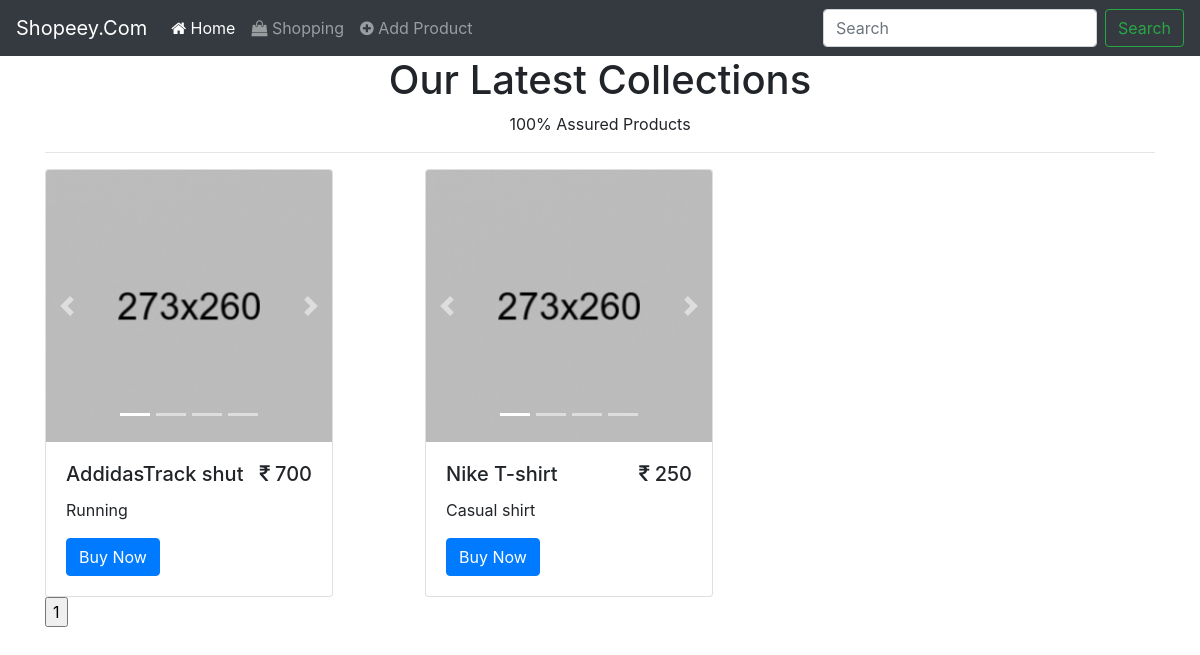
/shopping.php, run on an earlier commit of the app's database.
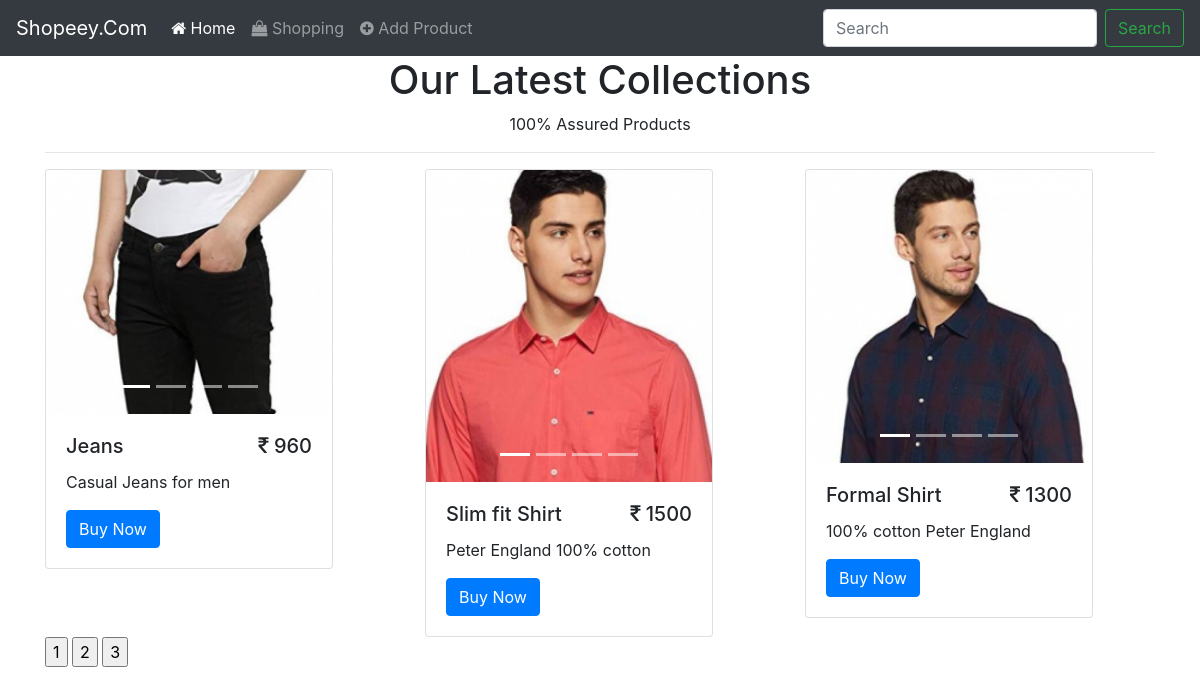
And on a later commit of the database.
### tables this page shows
CREATE TABLE `product` (
  `product_id` varchar(6) NOT NULL,
  `product_title` varchar(30) NOT NULL,
  `description` varchar(100) NOT NULL,
  `cost_price` int(11) NOT NULL,
  `selling_price` int(11) NOT NULL,
  `img_path1` varchar(50) NOT NULL,
  `img_path2` varchar(50) NOT NULL,
  `img_path3` varchar(50) NOT NULL,
  `img_path4` varchar(50) NOT NULL
);

### controller/db.php (called while the page is built, shortened)
<?php
    class db{
        private $conn;
        private $host;
        private $user;
        private $password;
        private $basename;
        function __construct($param=array()) {
            $this->conn=FALSE;
            $this->host="localhost";
            $this->user="root";
            $this->password="";
            $this->basename="shopeey";
        }
        function connect(){
            if(!$this->conn){
                try{
                    $this->conn = new PDO("mysql:host=$this->host;dbname=$this->basename", $this->user, $this->password);
                } catch (Exception $ex) {
                    die("Error:". $ex->getMessage());
                }
            }
        }
        function execute($query){
            try {
                $response = $this->conn->prepare($query);
                $response->execute();
            } catch (Exception $ex) {
                echo $ex->getMessage();
                die();
            }
            return $response;
        }
    }
?>

### shopping.php (the view, shortened to what this page needs)
<!doctype html>
    <?php
        require_once './header.php';
        require_once './controller/db.php';
        $dbObj=new db();
        $page=0;
        $select="SELECT * FROM product limit $page,3";
        $res = $dbObj->execute($select);
        $count = $res->rowCount();
    ?>
    <div class="container">
        <?php if($count>0){ ?>
                <center>
                    <h1>Our Latest Collections</h1>
                    <p>100% Assured Products</p>
                </center>
                <hr width="100%"/>
                <div class="row">
                    <?php while ($row=$res->fetch()){ ?>
                    <div class="col-md-4">
                        <div class="card" style="width: 18rem;">
                            <div id="carouselExampleIndicators" class="carousel slide" data-ride="carousel">
                                <ol class="carousel-indicators">
                                  <li data-target="#carouselExampleIndicators" data-slide-to="0" class="active"></li>
                                  <li data-target="#carouselExampleIndicators" data-slide-to="1"></li>
                                  <li data-target="#carouselExampleIndicators" data-slide-to="2"></li>
                                  <li data-target="#carouselExampleIndicators" data-slide-to="3"></li>
                                </ol>
                                <div class="carousel-inner">
                                  <div class="carousel-item active">
                                    <img src="<?php echo $row['img_path1']; ?>" class="card-img-top d-block w-100" alt="img1">
                                  </div>
                                </div>
                                <a class="carousel-control-prev" href="#carouselExampleIndicators" role="button" data-slide="prev">
                                  <span class="carousel-control-prev-icon" aria-hidden="true"></span>
                                </a>
                                <a class="carousel-control-next" href="#carouselExampleIndicators" role="button" data-slide="next">
                                  <span class="carousel-control-next-icon" aria-hidden="true"></span>
                                </a>
                            </div>
                            <div class="card-body">
                                <h5 class="card-title"><?php echo $row['product_title']; ?><span style="float: right"><i class="fa fa-inr"></i> <?php echo $row['selling_price']; ?></span></h5>
                              <p class="card-text"><?php echo $row['description']; ?></p>
                              <a href="checkout.php?pid=<?php echo $row['product_id']; ?>" class="btn btn-primary">Buy Now</a>
                            </div>
                        </div>
                    </div>
                    <?php } ?>
                </div>
                <?php
                    $select="SELECT * FROM product";
                    $res = $dbObj->execute($select);
                    $count = $res->rowCount();
                    $a=$count/3;
                    $a= ceil($a);
                ?>
                <form method="post">
                    <?php
                        for($b=1;$b<=$a;$b++){?>
                    <input type="submit" value="<?php echo $b; ?>" name="page"/>
                    <?php  }
                    ?>
                </form>
        <?php } ?>
    </div>
    <?php
        require_once './footer.php';
    ?>

### header.php (shortened to what this page needs)
<html lang="en">
  <head>
    <link rel="stylesheet" href="https://maxcdn.bootstrapcdn.com/bootstrap/4.0.0/css/bootstrap.min.css">
    <link rel="stylesheet" href="https://cdnjs.cloudflare.com/ajax/libs/font-awesome/4.7.0/css/font-awesome.min.css">
  </head>
  <body>
     <nav class="navbar navbar-expand-lg navbar-dark bg-dark">
        <a class="navbar-brand" href="index.php">Shopeey.Com</a>
        <div class="collapse navbar-collapse" id="navbarTogglerDemo02">
          <ul class="navbar-nav mr-auto mt-2 mt-lg-0">
            <li class="nav-item active">
               <a class="nav-link" href="index.php"><i class="fa fa-home"></i> Home <span class="sr-only">(current)</span></a>
            </li>
            <li class="nav-item">
                <a class="nav-link" href="shopping.php"><i class="fa fa-shopping-bag"></i> Shopping</a>
            </li>
            <li class="nav-item">
              <a class="nav-link" href="addProduct.php"><i class="fa fa-plus-circle"></i> Add Product</a>
            </li>
          </ul>
          <form class="form-inline my-2 my-lg-0">
            <input class="form-control mr-sm-2" type="search" placeholder="Search">
            <button class="btn btn-outline-success my-2 my-sm-0" type="submit">Search</button>
          </form>
        </div>
      </nav>

### footer.php (shortened to what this page needs)
  </body>
</html>

What changed in the data, as far as the page shows it:
no longer on this page (row edited): product: img_path1 (picture), product_title "AddidasTrack shut", selling_price "700", description "Running"
no longer on this page (row unchanged): product: img_path1 (picture), product_title "Nike T-shirt", selling_price "250", description "Casual shirt"
added product: img_path1 (picture), product_title "Jeans", selling_price "960", description "Casual Jeans for men"
added product: img_path1 (picture), product_title "Slim fit Shirt", selling_price "1500", description "Peter England 100% cotton"
added product: img_path1 (picture), product_title "Formal Shirt", selling_price "1300", description "100% cotton Peter England"
Also different on the page:
new list line: "2"
new list line: "3"
